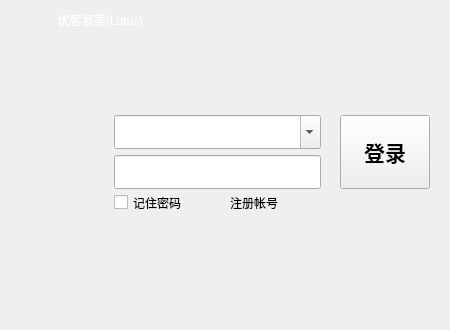
<?xml version="1.0" encoding="UTF-8"?>
<ui version="4.0">
 <class>LoginWin</class>
 <widget class="QWidget" name="LoginWin">
  <property name="geometry">
   <rect>
    <x>0</x>
    <y>0</y>
    <width>450</width>
    <height>330</height>
   </rect>
  </property>
  <property name="windowTitle">
   <string>LoginWin</string>
  </property>
  <widget class="QLabel" name="avatar">
   <property name="geometry">
    <rect>
     <x>20</x>
     <y>112</y>
     <width>83</width>
     <height>83</height>
    </rect>
   </property>
   <property name="styleSheet">
    <string notr="true">background-image: url(:/pixmap/image/uklogo.png);</string>
   </property>
   <property name="text">
    <string/>
   </property>
  </widget>
  <widget class="QLineEdit" name="passwd">
   <property name="geometry">
    <rect>
     <x>114</x>
     <y>155</y>
     <width>207</width>
     <height>34</height>
    </rect>
   </property>
   <property name="autoFillBackground">
    <bool>false</bool>
   </property>
   <property name="styleSheet">
    <string notr="true">border-image: url(:/pixmap/image/pw.png);</string>
   </property>
  </widget>
  <widget class="QCheckBox" name="passwdremember">
   <property name="geometry">
    <rect>
     <x>114</x>
     <y>190</y>
     <width>91</width>
     <height>25</height>
    </rect>
   </property>
   <property name="text">
    <string>记住密码</string>
   </property>
  </widget>
  <widget class="QPushButton" name="loginButton">
   <property name="geometry">
    <rect>
     <x>340</x>
     <y>115</y>
     <width>90</width>
     <height>74</height>
    </rect>
   </property>
   <property name="font">
    <font>
     <family>Ubuntu Mono</family>
     <pointsize>16</pointsize>
     <weight>75</weight>
     <bold>true</bold>
    </font>
   </property>
   <property name="styleSheet">
    <string notr="true"/>
   </property>
   <property name="text">
    <string>登录</string>
   </property>
   <property name="iconSize">
    <size>
     <width>16</width>
     <height>16</height>
    </size>
   </property>
  </widget>
  <widget class="QLabel" name="btn_min">
   <property name="geometry">
    <rect>
     <x>388</x>
     <y>10</y>
     <width>26</width>
     <height>20</height>
    </rect>
   </property>
   <property name="styleSheet">
    <string notr="true">background-image: url(:/pixmap/image/miniButton.png);</string>
   </property>
   <property name="text">
    <string/>
   </property>
  </widget>
  <widget class="QLabel" name="btn_close">
   <property name="geometry">
    <rect>
     <x>413</x>
     <y>10</y>
     <width>26</width>
     <height>20</height>
    </rect>
   </property>
   <property name="styleSheet">
    <string notr="true">background-image: url(:/pixmap/image/closeButton.png);</string>
   </property>
   <property name="text">
    <string/>
   </property>
  </widget>
  <widget class="QComboBox" name="username">
   <property name="geometry">
    <rect>
     <x>114</x>
     <y>115</y>
     <width>207</width>
     <height>34</height>
    </rect>
   </property>
   <property name="autoFillBackground">
    <bool>false</bool>
   </property>
   <property name="styleSheet">
    <string notr="true"/>
   </property>
   <property name="editable">
    <bool>true</bool>
   </property>
   <property name="frame">
    <bool>true</bool>
   </property>
  </widget>
  <widget class="QWidget" name="bg" native="true">
   <property name="geometry">
    <rect>
     <x>0</x>
     <y>0</y>
     <width>450</width>
     <height>330</height>
    </rect>
   </property>
   <property name="sizePolicy">
    <sizepolicy hsizetype="Preferred" vsizetype="Preferred">
     <horstretch>0</horstretch>
     <verstretch>0</verstretch>
    </sizepolicy>
   </property>
   <property name="layoutDirection">
    <enum>Qt::LeftToRight</enum>
   </property>
   <property name="autoFillBackground">
    <bool>false</bool>
   </property>
   <property name="styleSheet">
    <string notr="true">border-image: url(:/pixmap/image/login_bg.png);</string>
   </property>
  </widget>
  <widget class="QLabel" name="btn_setting">
   <property name="geometry">
    <rect>
     <x>363</x>
     <y>10</y>
     <width>20</width>
     <height>20</height>
    </rect>
   </property>
   <property name="autoFillBackground">
    <bool>false</bool>
   </property>
   <property name="styleSheet">
    <string notr="true">border-image: url(:/pixmap/image/settingButton.png);</string>
   </property>
   <property name="text">
    <string/>
   </property>
  </widget>
  <widget class="QLabel" name="btn_register">
   <property name="geometry">
    <rect>
     <x>230</x>
     <y>190</y>
     <width>91</width>
     <height>25</height>
    </rect>
   </property>
   <property name="text">
    <string>注册帐号</string>
   </property>
  </widget>
  <widget class="QLabel" name="lotus">
   <property name="geometry">
    <rect>
     <x>30</x>
     <y>10</y>
     <width>141</width>
     <height>20</height>
    </rect>
   </property>
   <property name="text">
    <string>&lt;html&gt;&lt;head/&gt;&lt;body&gt;&lt;p align=&quot;center&quot;&gt;&lt;span style=&quot; color:#ffffff;&quot;&gt;优客易莲(Lotus)&lt;/span&gt;&lt;/p&gt;&lt;/body&gt;&lt;/html&gt;</string>
   </property>
  </widget>
  <widget class="QLabel" name="aboutButton">
   <property name="geometry">
    <rect>
     <x>20</x>
     <y>10</y>
     <width>21</width>
     <height>21</height>
    </rect>
   </property>
   <property name="styleSheet">
    <string notr="true">border-image: url(:/pixmap/image/aboutButton.png);</string>
   </property>
   <property name="text">
    <string/>
   </property>
  </widget>
  <zorder>bg</zorder>
  <zorder>passwdremember</zorder>
  <zorder>avatar</zorder>
  <zorder>btn_close</zorder>
  <zorder>passwd</zorder>
  <zorder>loginButton</zorder>
  <zorder>btn_min</zorder>
  <zorder>username</zorder>
  <zorder>btn_setting</zorder>
  <zorder>btn_register</zorder>
  <zorder>lotus</zorder>
  <zorder>aboutButton</zorder>
 </widget>
 <layoutdefault spacing="6" margin="11"/>
 <tabstops>
  <tabstop>username</tabstop>
  <tabstop>passwd</tabstop>
  <tabstop>passwdremember</tabstop>
  <tabstop>loginButton</tabstop>
 </tabstops>
 <resources/>
 <connections/>
</ui>
